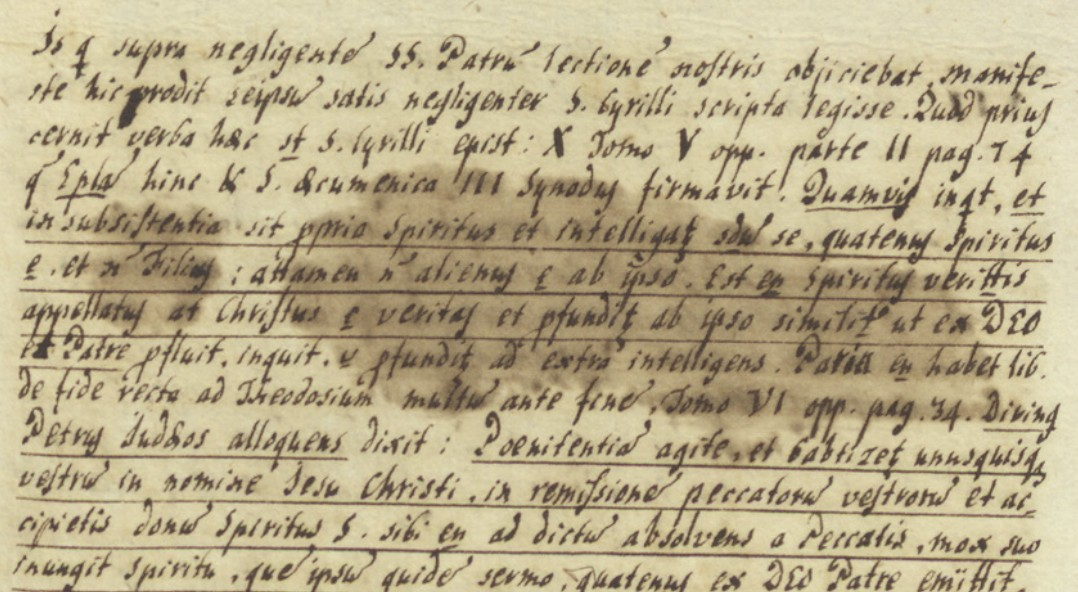
#> input picture Sam/StainImages/Zoernikav folio212.jpg, 1078 x 592 px
$ jupyter execute SamProcessingZoernikav2.ipynb
#> lines starting #> are read from the running program, lines starting #| are printed output that depends on the picture; after the words box and inside, x2 and y2 are one past the last pixel; in counts of white or black regions, pixels touching at a corner belong together
# Zoernikav — stain removal with Tri-Level Semi-Adaptive Thresholding

Implementation of

> N. Shobha Rani, B. J. Bipin Nair, M. Chandrajith, G. Hemantha Kumar & Jaume Fortuny, "Restoration of deteriorated text sections in ancient document images using a tri-level semi-adaptive thresholding technique", *Automatika* 63, no. 2 (2022): 378–398. DOI: [10.1080/00051144.2022.2042462](https://doi.org/10.1080/00051144.2022.2042462). Open access, CC BY 4.0.

applied to the stained folios of Adam Zoernikav's *Tractatus de processione Spiritus Sancti*.

**Pipeline (paper, Fig. 1)**

```
input ─► 3.1 pre-enhancement ─┬─► 3.2 gradient image Gd ─────────────► binary mask Bd ─┐
                              └─► greyscale Gs ─► 3.3 Level 1 ─► 3.4 Level 2 ─► 3.5 Level 3 ─► 3.6 pseudo-colouring ─► post-enhancement ─► binarised
```

**Notebook layout**

1. Setup
2. The paper's method, one section per subsection of §3
3. The full paper pipeline, with every intermediate image (as in Figs. 9–11)
4. Adaptation for Zoernikav's brown iron-gall ink (stain-masked Level 3 + a tone-preserving reading output)
5. Batch processing of every image in `StainImages/`
6. Baseline methods the paper compares against
7. The paper's evaluation metrics (§4), for when a ground-truth image is available

**Where the paper is ambiguous, the choice made here is stated in the cell.** There are four such places:

- eq. 1 (how T1 is averaged)
- eqs. 5–7 (whether pixels below each threshold are kept or set to 0)
- eqs. 7–8 (which partition Level 3 uses)
- the pseudo-colouring pseudocode (what happens outside the mask)

Each one is settled by the paper's own figures.

## 1. Setup

[cell 1]
import glob, os
import cv2
import numpy as np
import matplotlib.pyplot as plt

IMAGE_DIR = 'StainImages'          # folder with the folio scans
OUT_DIR   = 'restored'             # results are written here
DEFAULT_IMAGE = os.path.join(IMAGE_DIR, 'Zoernikav folio212.jpg')

os.makedirs(OUT_DIR, exist_ok=True)
plt.rcParams['figure.dpi'] = 110

def to_rgb(img):
    """OpenCV loads BGR; matplotlib expects RGB."""
    return cv2.cvtColor(img, cv2.COLOR_BGR2RGB) if img.ndim == 3 else img

def show(images, titles=None, cols=2, width=16):
    """Show images in a grid. Greyscale is drawn with a fixed 0-255 scale (no auto-contrast)."""
    n = len(images)
    rows = (n + cols - 1) // cols
    h, w = images[0].shape[:2]
    fig, axes = plt.subplots(rows, cols, figsize=(width, width / cols * h / w * rows + 0.4 * rows))
    axes = np.atleast_1d(axes).ravel()
    for ax, i in zip(axes, range(len(axes))):
        ax.axis('off')
        if i < n:
            img = images[i]
            if img.ndim == 2:
                ax.imshow(img, cmap='gray', vmin=0, vmax=255 if img.max() > 1 else 1, interpolation='lanczos')
            else:
                ax.imshow(to_rgb(img), interpolation='lanczos')
            if titles: ax.set_title(titles[i], fontsize=10)
    plt.tight_layout(); plt.show()

image_paths = sorted(p for ext in ('*.jpg', '*.jpeg', '*.png', '*.tif', '*.tiff')
                     for p in glob.glob(os.path.join(IMAGE_DIR, ext)))
path = DEFAULT_IMAGE if os.path.exists(DEFAULT_IMAGE) else image_paths[0]
I = cv2.imread(path)
#> I is the input picture: shape (592, 1078, 3); mean B, G, R 137.8, 171.7, 184.6
print(f'{len(image_paths)} images found; working example: {path}  {I.shape}')
#| 1 images found; working example: StainImages/Zoernikav folio212.jpg  (592, 1078, 3)
show([I], [os.path.basename(path)], cols=1, width=12)
#> in show, `n = len(images)`: n = 1
#> the loop in show, `for ax, i in zip(axes, range(len(axes))):` made 1 pass
#> i on pass 1: 0

## 2. The paper's method

### 3.1 Pre-enhancement

"Contrast stretching linear function that stretches the grey level of an image I to its full dynamic range", giving the enhanced image **I_E**.

This is implemented as MATLAB's `imadjust(I, stretchlim(I))`: each channel is stretched separately, and 1% of pixels at each end are saturated.

[cell 2]
def pre_enhance(bgr, low_pct=1.0, high_pct=99.0):
    out = np.empty_like(bgr)
    for c in range(3):
        ch = bgr[..., c].astype(np.float32)
        lo, hi = np.percentile(ch, [low_pct, high_pct])
        out[..., c] = np.clip((ch - lo) * 255.0 / max(hi - lo, 1e-6), 0, 255).astype(np.uint8)
    return out

IE = pre_enhance(I)
#> the loop in pre_enhance, `for c in range(3):` made 3 passes
#> (lo, hi) on passes 1 to 3: (54, 193), (69, 224), (85, 230)
#> after the loop in pre_enhance, `for c in range(3):`:
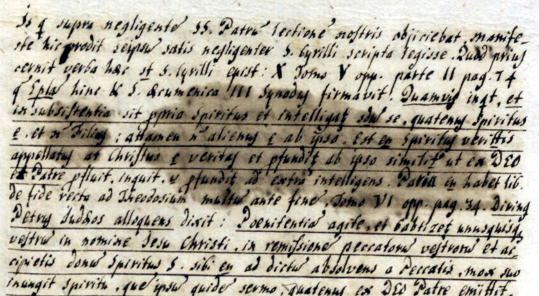
#> out: shape (592, 1078, 3) (shown at 1/2 size); mean B, G, R 153.2, 168.5, 174.7
show([I, IE], ['I (original)', 'I_E (pre-enhanced)'])
#> the loop in show (call 2), `for ax, i in zip(axes, range(len(axes))):` made 2 passes
#> i on passes 1 to 2: 0, 1

### 3.2 Gradient image computation

Algorithm in §3.2:

1. RGB sliced image: $I_d = I_G - \frac{I_R + I_B}{2}$, computed on $I_E$
2. $I_{ref} = \text{Otsu}(I_d)$
3. Every pixel with $I_{ref}=1$ is set to 0 in all three channels of the **original** image $I$. The result is the gradient image $G_d$.

On yellow-buff paper, $G - (R+B)/2$ is highest on the clean paper, so Otsu marks the paper as 1 and $G_d$ keeps only ink and stain on a black background. This matches the paper's Figs. 4(d–f) and 10(b).

[cell 3]
def gradient_image(I, IE):
    b, g, r = cv2.split(IE.astype(np.float32))
    Id = g - (r + b) / 2.0
    Id_u8 = cv2.normalize(Id, None, 0, 255, cv2.NORM_MINMAX).astype(np.uint8)
    _, Iref = cv2.threshold(Id_u8, 0, 1, cv2.THRESH_BINARY + cv2.THRESH_OTSU)
    Gd = I.copy()
    Gd[Iref == 1] = 0
    return Gd, Iref, Id_u8

Gd, Iref, Id = gradient_image(I, IE)
#> in gradient_image, `_, Iref = cv2.threshold(Id_u8, 0, 1, cv2.THRESH_BINARY + cv2.THRESH_OT..`:
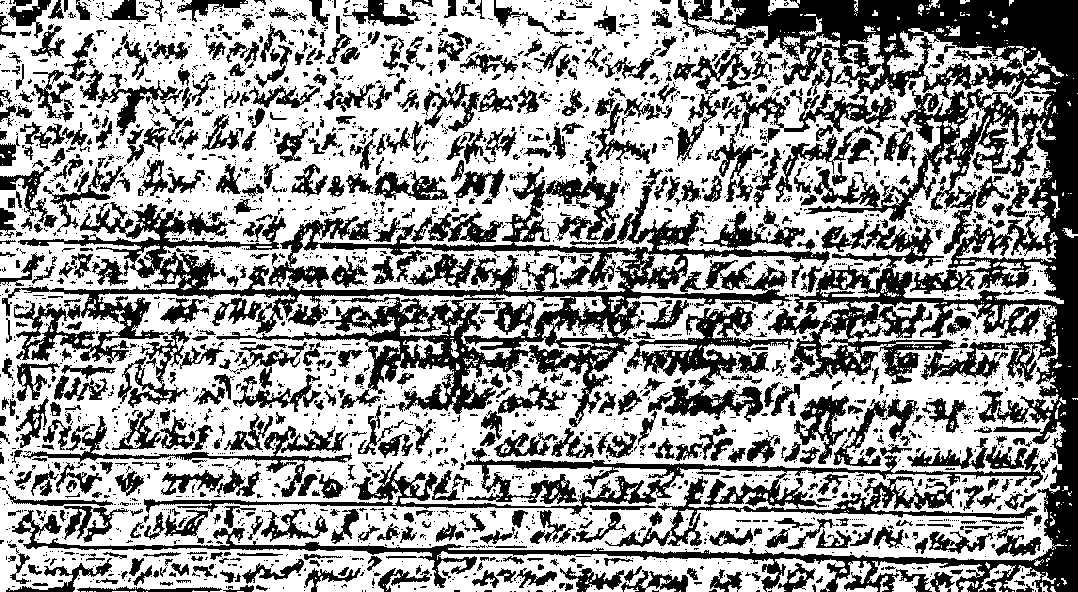
#> Iref: shape (592, 1078); values 0 (black) and 1 (white), 59.9% white; 3135 black regions (2419 under 20 px), largest, box (x1, y1, x2, y2) and area: (12, 0, 1078, 592) 68810, (2, 166, 830, 427) 44679, (144, 448, 1043, 547) 14271
Gs = cv2.cvtColor(IE, cv2.COLOR_BGR2GRAY)          # greyscale workflow (Fig. 1)
Gd_gray = cv2.cvtColor(Gd, cv2.COLOR_BGR2GRAY)
print(f'I_ref marks {100 * Iref.mean():.0f}% of the page')
#| I_ref marks 60% of the page
show([Id, Iref * 255, Gd, Gs], ['I_d = G - (R+B)/2', 'I_ref = Otsu(I_d)', 'G_d (gradient image)', 'G_s (greyscale of I_E)'])

### 3.3 Level 1 — uneven illumination, smears, foxing

$T_\mu^{(1)} = \frac{1}{n}\sum_{i \in \bar\vartheta} p(r_i)\,[G_d(:)]$ (eq. 1). It is computed over the grey levels of $G_d$ that actually occur: levels with $p(r_k) = 0$ are truncated. Level 0 is also excluded, because those are the pixels that $I_{ref}$ blanked.

Read literally, the $\frac{1}{n}$ makes $T_\mu^{(1)}$ the mean of the $n$ distinct grey levels present. That is the default (`mode='distinct'`), and on these folios it gives T1 ≈ 141–150, inside the 110–150 range the paper reports in Fig. 4. `mode='weighted'` gives the pixel-weighted mean instead.

Eq. 5 is $g_1 = 255$ if $G_s \ge T_\mu^{(1)}$. The prose says the transformation "separates the grey levels over a threshold to the maximum grey level **whilst keeping the grey levels below the threshold constant**", and Fig. 10(c) shows a grey stain surviving Level 1. So pixels below the threshold keep their grey value; they are not set to 0.

[cell 4]
def level1(Gs, Gd_gray, mode='distinct'):
    vals = Gd_gray[Gd_gray > 0]
    if vals.size == 0:
        vals = Gs.ravel()
    T1 = float(np.unique(vals).mean()) if mode == 'distinct' else float(vals.mean())
    g1 = Gs.copy()
    g1[Gs >= T1] = 255
    return g1, T1

g1, T1 = level1(Gs, Gd_gray)
#> in level1, `T1 = float(np.unique(vals).mean()) if mode == 'distinct' else float(va..`: T1 = 144
#> T1 = 144

hist = cv2.calcHist([Gd_gray], [0], None, [256], [0, 256]).ravel(); hist[0] = 0
#> after `hist = cv2.calcHist([Gd_gray], [0], None, [256], [0, 256]).ravel()`: hist = 256 values, max 382204 at index 0, min 0 at index 1, mean 2492.9
fig, ax = plt.subplots(figsize=(8, 2.6))
ax.bar(range(256), hist, width=1, color='0.45'); ax.axvline(T1, color='C3', lw=2)
ax.set_title(f'Histogram of G_d (level 0 removed) with T1 = {T1:.1f}  (cf. paper Fig. 4 g–j)')
ax.set_xlabel('grey level'); ax.set_ylabel('pixels'); plt.tight_layout(); plt.show()
#> after `ax.set_xlabel('grey level')`:
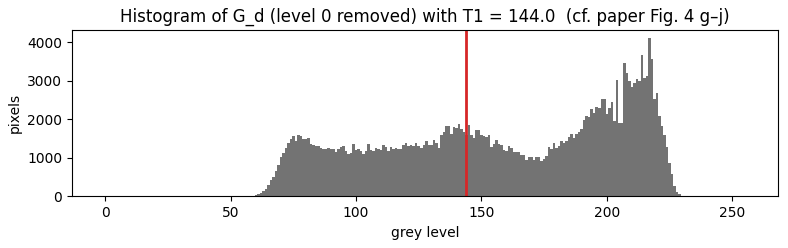
#> figure drawn by matplotlib, 1 panel; tallest bar 4116 high, from x = 216.5 to 217.5
show([Gs, g1], ['G_s', f'g1 — Level 1 (T1 = {T1:.1f})'])

### 3.4 Level 2 — impulse noise and moderate stains

The threshold $\tilde g_1$ is the median of the sorted distinct grey levels of $g_1$ (eq. 6).

As in Level 1, pixels at or above $\tilde g_1$ go to 255 and the rest keep their grey level. Eq. 6 writes "0 otherwise", but Level 3 slices the distinct grey levels of $g_2$, which would be meaningless if $g_2$ were already binary. Fig. 10(d) also shows grey tones in $g_2$.

[cell 5]
def level2(g1):
    T2 = float(np.median(np.unique(g1)))
    g2 = g1.copy()
    g2[g1 >= T2] = 255
    return g2, T2

g2, T2 = level2(g1)
#> in level2, `T2 = float(np.median(np.unique(g1)))`: T2 = 72
#> T2 = 72
show([g1, g2], [f'g1 — Level 1 (T1 = {T1:.1f})', f'g2 — Level 2 (T2 = {T2:.1f})'])

### 3.5 Level 3 — stain marks crossing text strokes (intensity slicing)

The sorted distinct grey levels of $g_2$ are split into four equal partitions $p_1 \dots p_4$. Pixels at or above the mean of one partition go to 255.

**The paper is inconsistent here.** The prose and eq. 7 say $\mu(p_2)$. The summation limits of eq. 8 ($l_{p_2+1} \dots l_{p_3}$) and Fig. 5 ("Mean(p3)") describe partition $p_3$. Both readings are available through `partition`. The paper's text (`'p2'`) is the default for the faithful run.

[cell 6]
def level3(g2, partition='p2'):
    levels = np.unique(g2)
    parts = np.array_split(levels, 4)
    idx = {'p2': 1, 'p3': 2}[partition]
    T3 = float(parts[idx].mean()) if parts[idx].size else float(levels.mean())
    g3 = g2.copy()
    g3[g2 >= T3] = 255
    return g3, T3

g3, T3 = level3(g2, 'p2')
#> in level3, `levels = np.unique(g2)`: levels = 73 values from 0 to 255
#> in level3, `parts = np.array_split(levels, 4)`: parts = 4 items
#> in level3, `T3 = float(parts[idx].mean()) if parts[idx].size else float(levels.mea..`: T3 = 27.5
#> T3 = 27.5
g3_p3, T3_p3 = level3(g2, 'p3')
#> T3_p3 = 45.5
show([g2, g3, g3_p3], [f'g2 — Level 2', f'g3 — Level 3, mean(p2) = {T3:.1f}', f'g3 — Level 3, mean(p3) = {T3_p3:.1f}'], cols=3, width=18)

### 3.6 Pseudo-colouring and post-enhancement

Algorithm `pseudo_coloring(g3, Gd)`:

1. Temp = Otsu($G_d$).
2. Keep the connected components with area > S = 500 px. This gives the binary mask $B_d$ of degradation-obscured regions.
3. Compute $\Theta = \frac{1}{2}\,\text{mean}(g_3)$.
4. Inside $B_d$: $g_3 \ge \Theta \to 255$, otherwise 0. The result is $g_4$.

Outside $B_d$, the pseudocode's `else g3 = 0` cannot mean "paint everything black", since Figs. 9(g)–11(g) have white backgrounds. Here, outside the mask, whatever the three levels pushed to 255 is background and everything else is ink.

Post-enhancement is "morphological bridging operators followed by dilation". Bridging is MATLAB's `bwmorph(BW,'bridge')`: a 0-pixel becomes 1 if it has two 8-neighbours that are not connected to each other. Both operations are applied to the **ink**, as the foreground. Applied to the white background instead, they would erode the strokes.

**Diagnostic:** Θ ≈ 120 here, which is far above T3. Every pixel left after Level 3 is therefore already below Θ, and pseudo-colouring changes nothing on these folios. That is a property of the method on this ink, not a bug; the printout below reports it.

[cell 7]
def pseudo_colouring(g3, Gd_gray, min_area=500):
    _, temp = cv2.threshold(Gd_gray, 0, 1, cv2.THRESH_BINARY + cv2.THRESH_OTSU)
    n, lab, stats, _ = cv2.connectedComponentsWithStats(temp, connectivity=8)
    keep = np.zeros(n, bool)
    keep[1:] = stats[1:, cv2.CC_STAT_AREA] > min_area
    Bd = keep[lab].astype(np.uint8)
    theta = 0.5 * float(g3.mean())
    g4 = np.where(g3 == 255, 255, 0).astype(np.uint8)
    inside = Bd == 1
    g4[inside] = np.where(g3[inside] >= theta, 255, 0)
    return g4, Bd, theta


def _bridge_lut():
    nb = [(-1, -1), (-1, 0), (-1, 1), (0, 1), (1, 1), (1, 0), (1, -1), (0, -1)]
    lut = np.zeros(256, np.uint8)
    for code_ in range(256):
        on = [i for i in range(8) if code_ >> i & 1]
        seen, comps = set(), 0
        for s in on:
            if s in seen: continue
            comps += 1; stack = [s]
            while stack:
                a = stack.pop()
                if a in seen: continue
                seen.add(a)
                stack += [b for b in on if b not in seen and
                          max(abs(nb[a][0] - nb[b][0]), abs(nb[a][1] - nb[b][1])) == 1]
        lut[code_] = comps >= 2
    return lut, nb

_LUT, _NB = _bridge_lut()

def bridge(mask):
    """MATLAB bwmorph(mask, 'bridge')."""
    m = np.pad(mask.astype(np.uint8), 1); h, w = mask.shape
    code_ = np.zeros((h, w), np.int32)
    for i, (dy, dx) in enumerate(_NB):
        code_ |= m[1 + dy:1 + dy + h, 1 + dx:1 + dx + w].astype(np.int32) << i
    return mask.astype(bool) | _LUT[code_].astype(bool)

def post_enhance(g4, dilate_size=2):
    ink = bridge(g4 == 0)
    if dilate_size > 1:
        k = cv2.getStructuringElement(cv2.MORPH_ELLIPSE, (dilate_size, dilate_size))
        ink = cv2.dilate(ink.astype(np.uint8), k) > 0
    return np.where(ink, 0, 255).astype(np.uint8)


g4, Bd, theta = pseudo_colouring(g3, Gd_gray)
#> in pseudo_colouring, `n, lab, stats, _ = cv2.connectedComponentsWithStats(temp, connectivity..`:
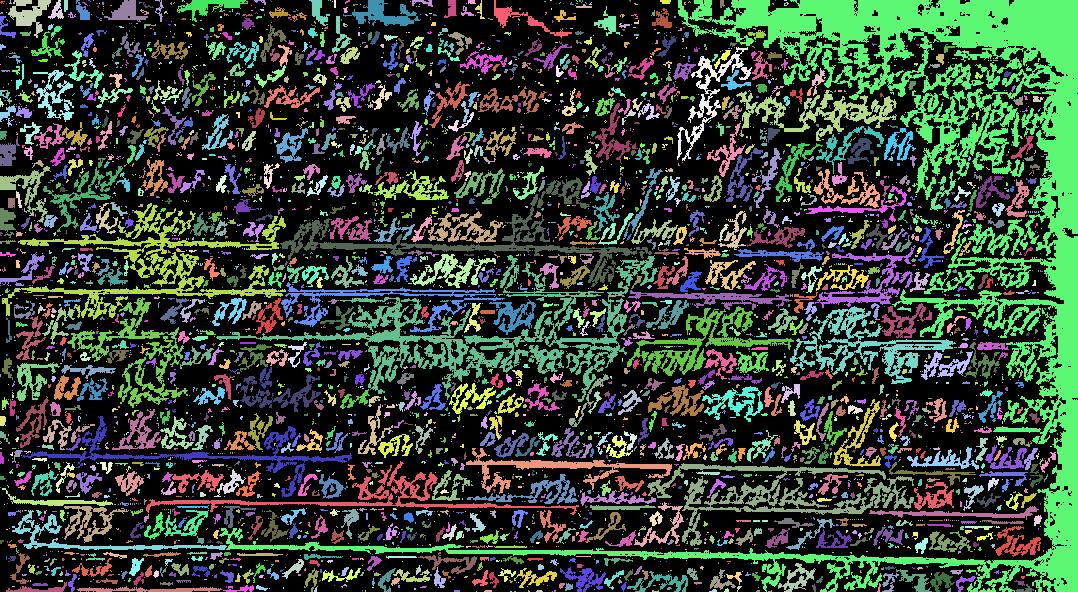
#> lab: shape (592, 1078) int32; 3771 distinct labels, from 0 to 3770; one colour per label, 0 black
#> in pseudo_colouring, `n, lab, stats, _ = cv2.connectedComponentsWithStats(temp, connectivity..`: n = 3771
#> in pseudo_colouring, `theta = 0.5 * float(g3.mean())`: theta = 120.9
#> in pseudo_colouring, `g4 = np.where(g3 == 255, 255, 0).astype(np.uint8)`:
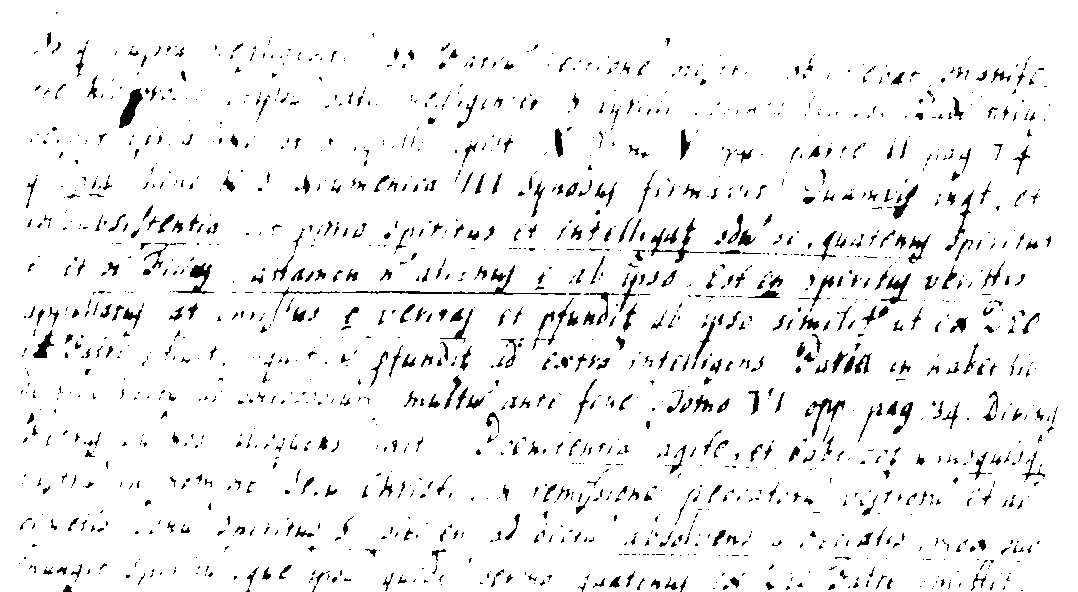
#> g4: shape (592, 1078); 94.5% white; 1660 black regions (1147 under 20 px), largest, box (x1, y1, x2, y2) and area: (119, 88, 143, 128) 423, (651, 218, 696, 263) 377, (176, 263, 214, 294) 344
#> theta = 120.9
binary = post_enhance(g4)
#> after the loop in bridge, `for i, (dy, dx) in enumerate(_NB):`:
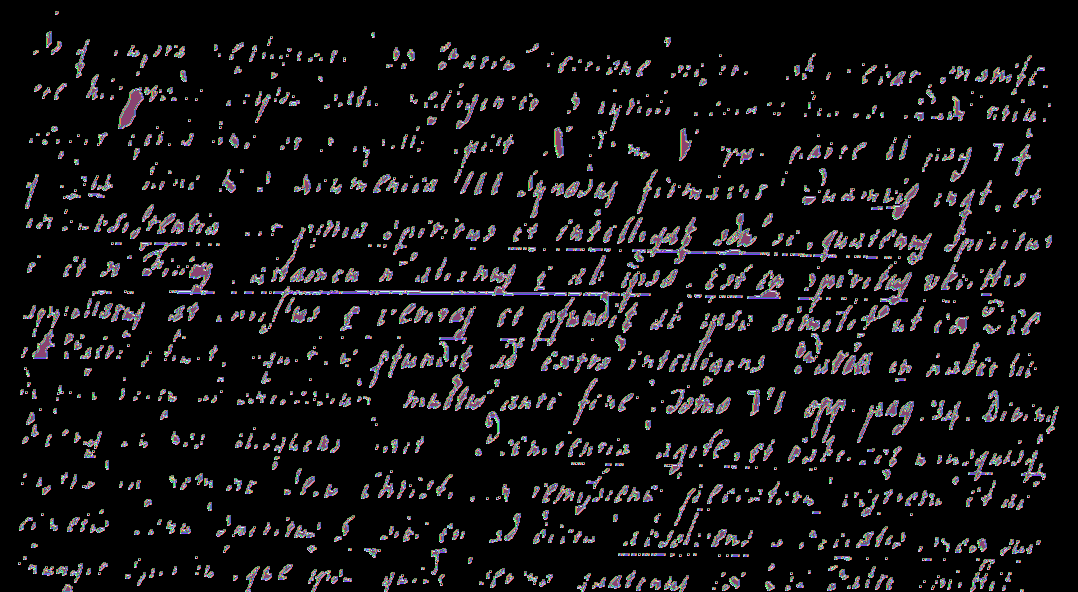
#> code_: shape (592, 1078) int32; 223 distinct labels, from 0 to 255; one colour per label, 0 black
#> (the rest of the program and of its run is left out)
